Frame 1 (no input): blank canvas, image omitted
Frame 60 (the mouse pressed at the canvas centre just before this capture): blank canvas, image omitted
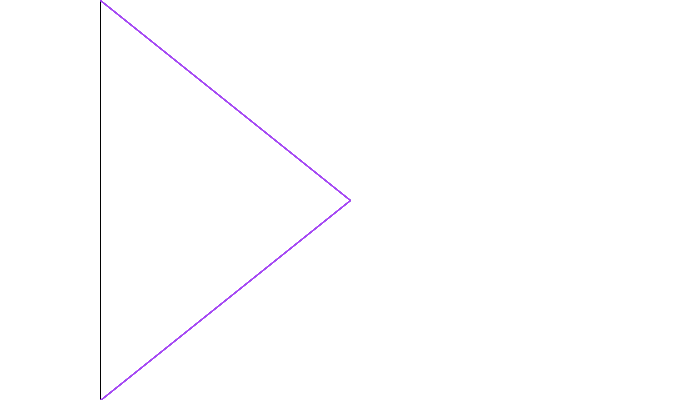
Frame 120 (the mouse held since frame 60 and released just before this capture)

The Processing sketch whose frames 1 and 60 were blank and that drew this single picture after the mouse press (run headless with seeded random() and noise(); from frame 60 on, the mouse is pressed at the canvas centre):

// Processing sketch: processing_36066
// ── processing_36066.pde

int [] LN = {
  100, 0, 100, 200, 100, 400
};
int [] LN2 = {
  600, 0, 600, 200, 600, 400
};


int a = 100;
int b = 0;
int c = 100;
int d = 200;
int e = 100;
int f = 400;

void setup()
{
  size(700, 400);
  background (255);
  stroke(0, 0, 0, 100);
}
void draw()
{

  line(LN[0], LN[1], LN[2], LN[3]);
  line(LN[2], LN[3], LN[4], LN[5]);
  //line(LN2[0], LN2[1], LN2[2], LN2[3]);
  //line(LN2[2], LN2[3], LN2[4], LN2[5]);
}

void mousePressed()
{
  LN[2] = mouseX;
  LN[3] = mouseY;
  LN2[2] = mouseX;
  LN2[3] = mouseY;

  stroke (random(0, 255), random(0, 255), random(0, 255), random(20, 100));
}

void mouseDragged()
{
  LN[2] = mouseX;
  LN[3] = mouseY;
  LN2[2] = mouseX;
  LN2[3] = mouseY;
  
  strokeWeight(random(0.5,3));

}
